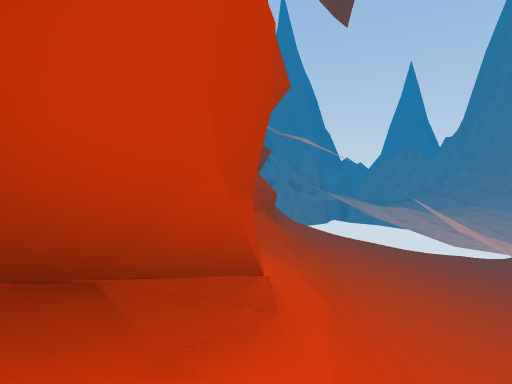
[1] (above)

14 first-person views from a walk through a 3-D level made in the Unity game engine. The camera is 1.4 m above the floor, tilts 2° down and sees 75° across. The floor is counted in squares, 2 m on a side. Each view is taken from the middle of a square. On the plan, view 1 faces up. The plan holds only what a view shows up to about 10 squares ahead; the rest is blank. The place goes on beyond the plan.

[2]
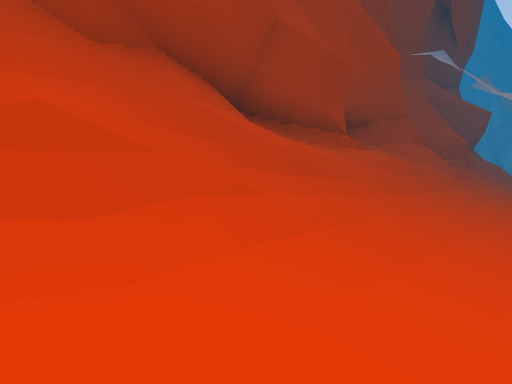

[3]
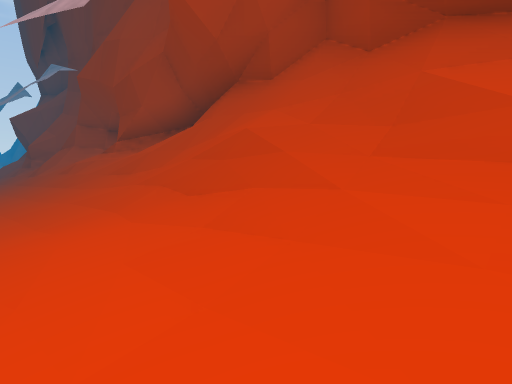

[4]
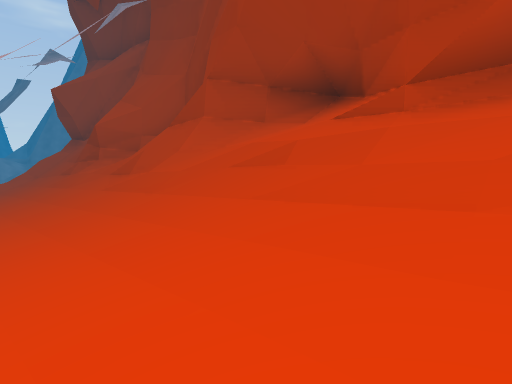

[5]
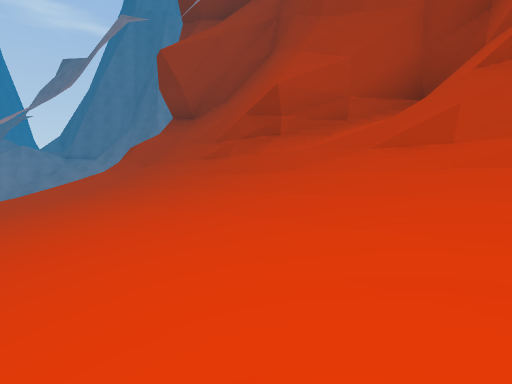

[6]
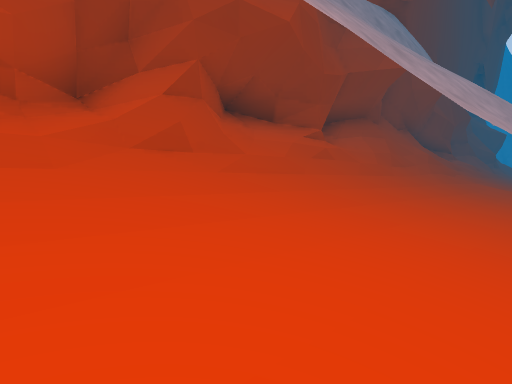

[7]
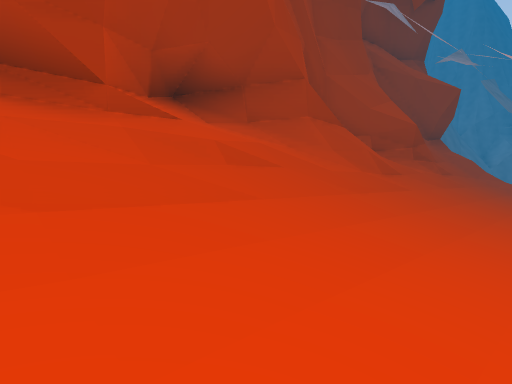

[8]
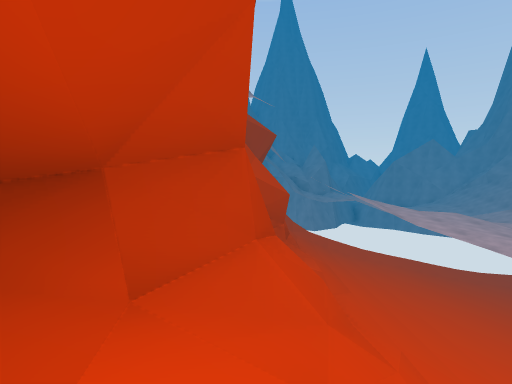

[9]
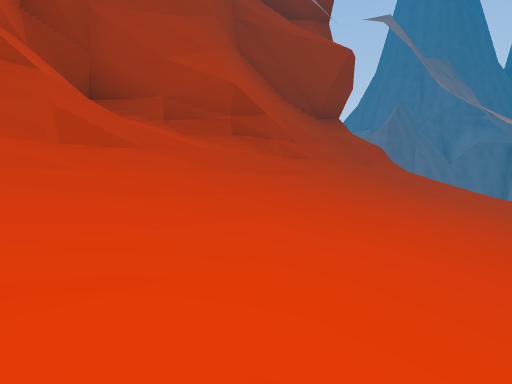

[10]
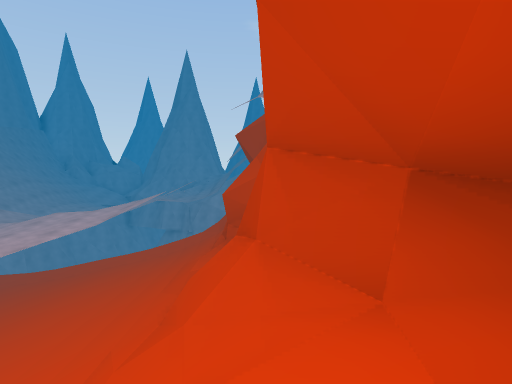

[11]
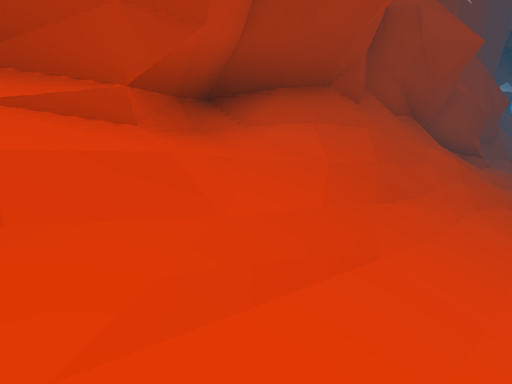

[12]
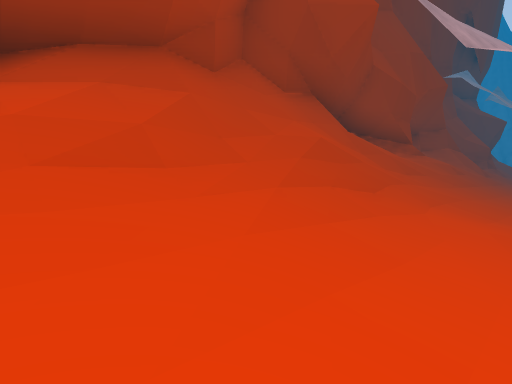

[13]
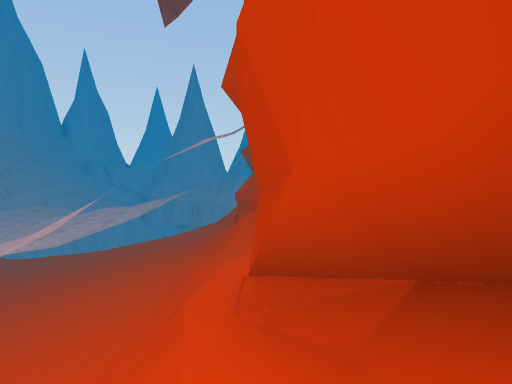

[14]
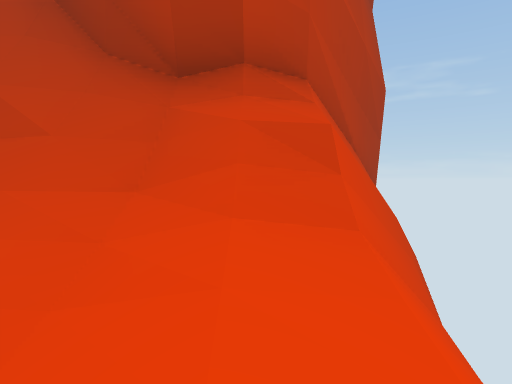

### Floor plan
Key: @ floor where view 1 was taken; # wall or solid block; . main floor; - floor 0.25 m lower than the main floor; : floor 0.5 m higher than the main floor; _ floor 0.5 m lower than the main floor; < floor 0.75 m lower than the main floor; ( floor 1 m lower than the main floor; ! floor 1.25 m lower than the main floor; ? floor 1.5 m lower than the main floor; / step, stairs or slope.
Columns run from 1 left of view 1 to 7 right of it. Each row starts with its distance up from view 1.
 13  ##
 12  #///-<(
 11  #/:._(!
 10  #/:._(!?
  9 ##/:._(!?
  8 ##/:._(!
  7 #//:._(
  6 #//:._
  5 ##/:._
  4 #//:.
  3 #/#:.
  2 ##/:.
  1 #//:.
  0 #@//.
 -1 ##//.
 -2 ##/:.
 -3 ###:.
 -4 ###/.
 -5 #///.
 -6 #//:.
 -7 ##/:.
 -8 #/#:.
 -9 #//:.
-10 ##/:._
-11 #//:._
-12 #//:._(
-13 ##/:._(
-14 ##/:._(!?
-15  #/:._(!?
-16  #/:._(!
-17  #///-<(

Where each view was taken, in squares from view 1:
view 1: 0 up, 0 right, facing up
view 2: 3 down, 3 right, facing up-left
view 3: 0 up, 3 right, facing down-left
view 4: 6 down, 3 right, facing down-left
view 5: 10 down, 4 right, facing down-left
view 6: 13 down, 4 right, facing up-left
view 7: 1 up, 3 right, facing up-left
view 8: 3 up, 0 right, facing up
view 9: 5 up, 4 right, facing up-left
view 10: 8 down, 0 right, facing down
view 11: 8 down, 2 right, facing up-left
view 12: 6 down, 3 right, facing up-left
view 13: 5 down, 0 right, facing down
view 14: 12 up, 3 right, facing left
